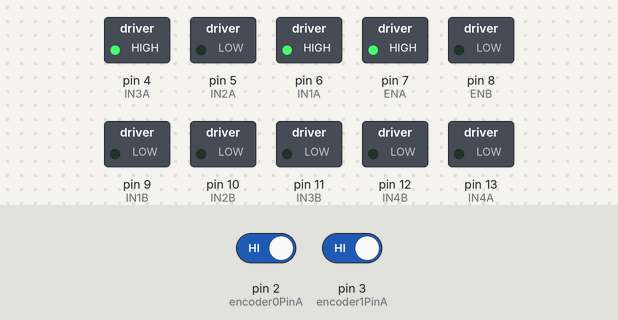
Bench run of a sketch on a simulated Arduino Uno, built with avr-gcc and run on an emulated ATmega328P. Shown: switched loads named in the sketch (green lamp = pin HIGH). The inputs (shaded band) are chosen by the test bench; at power-on: pin 2 (encoder0PinA) HIGH, pin 3 (encoder1PinA) HIGH. What the sketch prints to the serial monitor is not drawn.

Above: at 0.1 s.
Timing chart, 0 to 1.6 s (numbered marks = the images above):
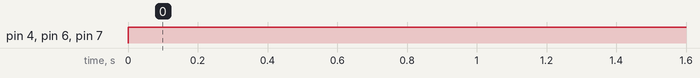

Measured:
- by itself, pin 4 (IN3A), pin 6 (IN1A), pin 7 (ENA): LOW → HIGH at 0.00 s

The sketch:

car.ino
```cpp
/************************************************
define pin for drive
*************************************************/
//define motor A(LEFT) related pins
#define IN1A 6//pwm
#define IN2A 5
#define ENA 7//pwm
#define IN3A 4
#define IN4A 13//pwm

//define the motor B(RIGHT) related pins
#define IN1B 9//pwm
#define IN2B 10
#define ENB 8//pwm
#define IN3B 11
#define IN4B 12//pwm
/************************************************
end of define drive pin
*************************************************/

/************************************************
define encoder
*************************************************/
#define baseencoderAPos 0;
volatile int encoderAPos = baseencoderAPos;
volatile int encoder0PinALast = LOW;
volatile int An = LOW;
volatile int Am = LOW;
//check it , it will
int encoder0PinA = 2;
int encoder1PinA = 3;


#define baseencoderBPos 0;
volatile int encoderBPos = baseencoderBPos;
volatile int encoder0PinBLast = LOW;
volatile int Bn = LOW;
volatile int Bm = LOW;
//check it , it will
int encoder0PinB = 2;
int encoder1PinB = 3;
/************************************************
end define encoder
*************************************************/


/************************************************
setup the UNO -it will do only once
*************************************************/
void setup()
{
  /************************************************
the motor pins
*************************************************/
  //set output for motor left related pins
  pinMode(IN1A, OUTPUT);
  pinMode(IN2A, OUTPUT);
  pinMode(ENA, OUTPUT);
  pinMode(IN3A, OUTPUT);
  pinMode(IN4A, OUTPUT);
  //set output for motor Right related pins
  pinMode(IN1B, OUTPUT);
  pinMode(IN2B, OUTPUT);
  pinMode(ENB, OUTPUT);
  pinMode(IN3B, OUTPUT);
  pinMode(IN4B, OUTPUT);
  /************************************************
the end of motor pins
*************************************************/

//Interrupt
  pinMode (encoder0PinA,INPUT);
  pinMode (encoder1PinA,INPUT);
  attachInterrupt(1, CountA, CHANGE);
  attachInterrupt(0, StateA, FALLING);

  pinMode (encoder0PinB,INPUT);
  pinMode (encoder1PinB,INPUT);
  attachInterrupt(1, CountB, CHANGE);
  attachInterrupt(0, StateB, FALLING);

  //serial
  Serial.begin (115200);
}
/************************************************
give pwm for Left motor
*************************************************/
void setLeft(int speed)
{
  //the choice of diraction 1 for clockwise ,0 for not move, -1 for anticlockwise
  int flag = 0;
  //stop rotate
  if(speed==0)
 {
     flag=0;
     digitalWrite(IN1A, LOW);
     digitalWrite(IN2A, LOW);
     digitalWrite(IN3A, LOW);
     digitalWrite(IN4A, LOW);
 }
  //choice the diraction

  if(speed<0){
    flag=1;
    speed=-speed;
  }
  else if(speed!=0){
    flag=-1;
  }
  //set the speed in pwm
  analogWrite(ENA, speed);
  //set diraction
  if(flag==1){
    //set motor A in clockwise
    digitalWrite(IN1A, LOW);
    digitalWrite(IN2A, HIGH);
    digitalWrite(IN3A, LOW);
    digitalWrite(IN4A, HIGH);
  }
  if(flag==-1){
   //set motor A in anticlockwise
  digitalWrite(IN1A, HIGH);
  digitalWrite(IN2A, LOW);
  digitalWrite(IN3A, HIGH);
  digitalWrite(IN4A, LOW);
  }

}
/************************************************
the end of setLEFT
*************************************************/

/************************************************
give pwn for Right motor
*************************************************/
void setRight(int speed){ //the choice of diraction 1 for clockwise ,0 for not move, -1 for anticlockwise
  int flag = 0;
  //stop rotate
  if(speed==0)
 {
     flag=0;
     digitalWrite(IN1B, LOW);
     digitalWrite(IN2B, LOW);
     digitalWrite(IN3B, LOW);
     digitalWrite(IN4B, LOW);
 }
  //choice the diraction

  if(speed<0){
    flag=1;
    speed=-speed;
  }
  else if(speed!=0){
    flag=-1;
  }
  //set the speed in pwm
  analogWrite(ENB, speed);
  //set diraction
  if(flag==1){
    //set motor B in clockwise
    digitalWrite(IN1B, LOW);
    digitalWrite(IN2B, HIGH);
    digitalWrite(IN3B, LOW);
    digitalWrite(IN4B, HIGH);
  }
  if(flag==-1){
   //set motor B in anticlockwise
  digitalWrite(IN1B, HIGH);
  digitalWrite(IN2B, LOW);
  digitalWrite(IN3B, HIGH);
  digitalWrite(IN4B, LOW);
  }

}
/************************************************
the end of setRight
*************************************************/

/************************************************
Interrupt
*************************************************/
//Interrupt method for Left
void CountA()
{
  An = digitalRead(encoder0PinA);
  if ((encoder0PinALast == LOW) && (An == HIGH)) {
    if (Am == LOW) {                                 // m == direction
      encoderAPos--;
    }
    else {
      encoderAPos++;
    }
  }
}
//Interrupt method , diraction for LEFT
void StateA()
{
  Am = digitalRead(encoder1PinA);
}

//end of Left

//Interrupt method for Right
void CountB()
{
  Bn = digitalRead(encoder0PinB);
  if ((encoder0PinBLast == LOW) && (Bn == HIGH)) {
    if (Bm == LOW) {                                 // m == direction
      encoderBPos--;
    }
    else {
      encoderBPos++;
    }
  }
}
//Interrupt method , diraction for Right
void StateB()
{
  Bm = digitalRead(encoder1PinB);
}
/************************************************
 end Interrupt
*************************************************/


/************************************************
send data to python as taple (isFinish,angle,encoder)
isFinish = true if is finish and arrive to target
angle with digit after the point
encoder - between -50000 to 49999
*************************************************/

void send(boolean isFinish,double angle,int encoder){
  //send 11 for finish else 10 -----> 2 digits
  if(isFinish){
  Serial.print(11);
  }
  else{
    Serial.print(10);
  }
  //send angle with 4 digits and 1 in the five digits,0<=angle<=9999 ---> 5 digits
  Serial.print((10000+(int)(angle*10)));

  //send encoder with 5 digits and 1 in the six digits,0<=encoder<=99999 ---> 6 digits
  Serial.print(150000+encoder);
  }
/************************************************
the end of send
*************************************************/


/************************************************
read 24 bits if(Serial.available() <= 2) we return -1
*************************************************/
  long read(){
    if(Serial.available() <= 2){
      return -1;
    }
     long byte1 = Serial.parseInt();
     long byte2 = Serial.parseInt();
     long byte3 = Serial.parseInt();
     long d1=1;
     long d2=256;
     long d3=65536;
     long number= byte1*d1+byte2*d2+byte3*d3;
     return number;
  }
/************************************************
the end of read
*************************************************/


/************************************************
getDistance - after read we get from 12 bits the distance to drive
*************************************************/
long getDistance(long number){
  long distance = number%2048;//11 bits of data
  boolean dir = (number/2048)%2==1;// 12th bits if 1 is reverse
  if(dir){
    distance=-distance;
  }
  return distance;
}
/************************************************
end of getDistance
*************************************************/


/************************************************
getAngle - get the angle after read, exect=0.2
*************************************************/
double getAngle(long number){
  long angleTemp = number/4096; //get  12 bits
  double angle = (double)angleTemp;
  return angle/5;
}
/************************************************
end of getAngle
*************************************************/


void loop()
{

 setLeft(150);
  Serial.println(encoderBPos);
  delay(500);

}
```
